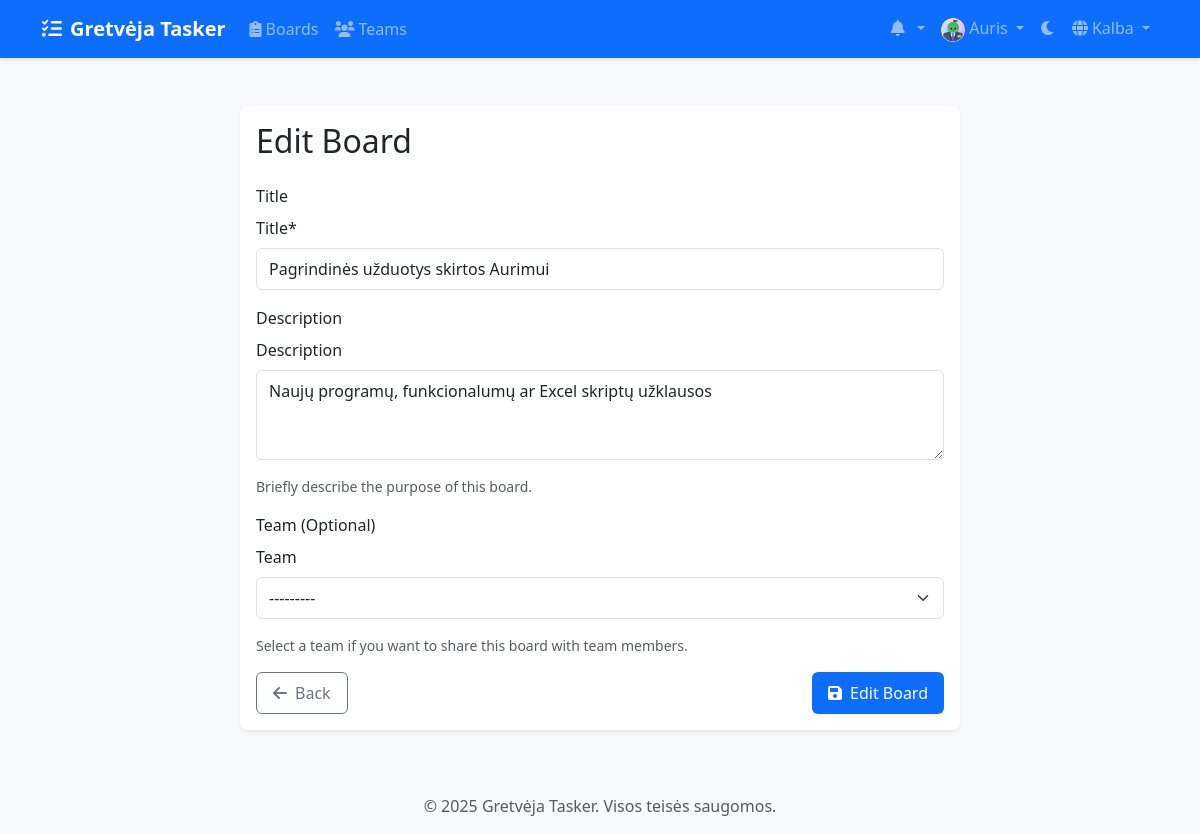
Page /lt/boards/2/edit/ (signed in) on the earlier database version.
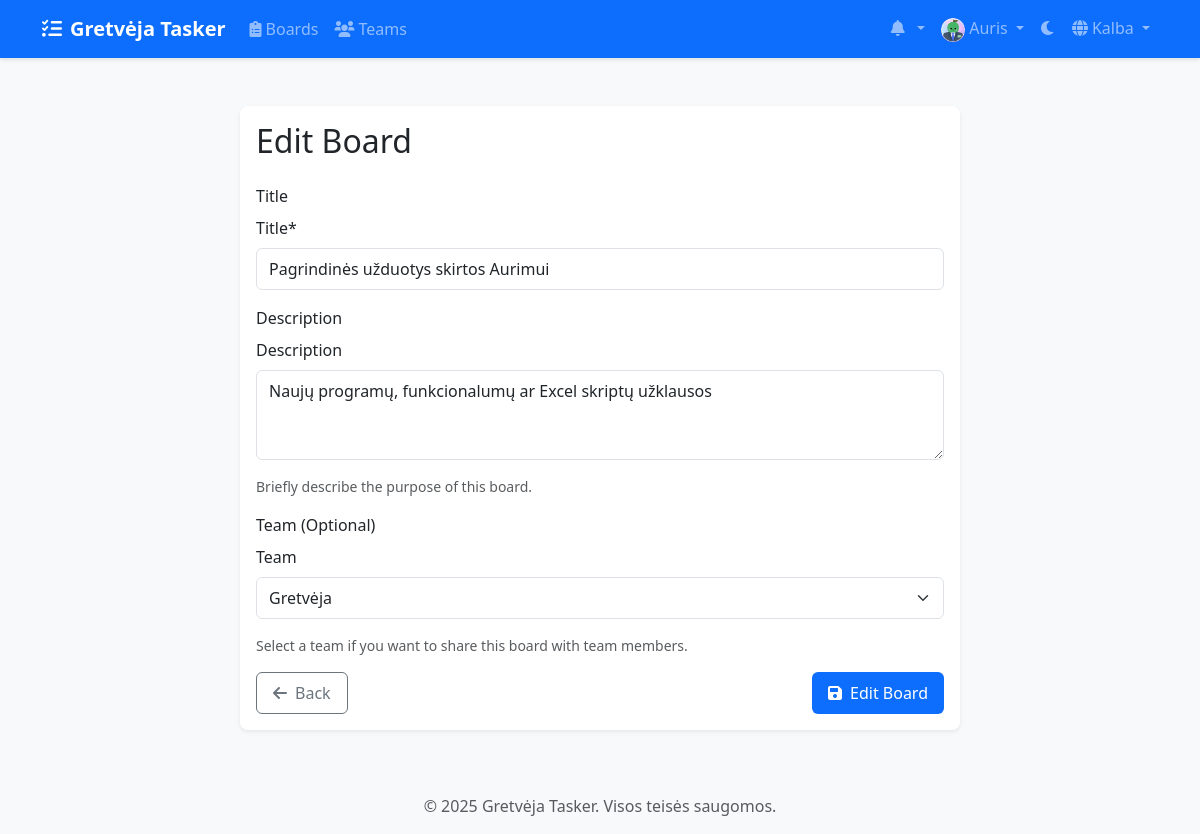
Same page on the later database version.
### boards/models.py (models this page shows, shortened)
class Board(models.Model):
    title = models.CharField(max_length=200)
    description = models.TextField(blank=True)
    created_at = models.DateTimeField(auto_now_add=True)
    updated_at = models.DateTimeField(auto_now=True)
    owner = models.ForeignKey(
        settings.AUTH_USER_MODEL,
        on_delete=models.CASCADE,
        related_name='owned_boards'
    )
    team = models.ForeignKey(
        Team,
        on_delete=models.CASCADE,
        related_name='boards',
        null=True,
        blank=True
    )

### boards/views.py (the view)
# urls.py: path('<int:board_id>/edit/', views.board_edit, name='board_edit'),
@login_required
def board_edit(request, board_id):
    board = get_object_or_404(Board, id=board_id)
    if board.owner != request.user:
        messages.error(request, "You don't have permission to edit this board.")
        return redirect('board_detail', board_id=board.id)
    if request.method == 'POST':
        form = BoardForm(request.POST, instance=board)
        if form.is_valid():
            form.save()
            messages.success(request, 'Board updated successfully.')
            return redirect('board_detail', board_id=board.id)
    else:
        form = BoardForm(instance=board)
    return render(request, 'boards/board_form.html', {
        'form': form,
        'title': 'Edit Board'
    })

### boards/forms.py
class BoardForm(forms.ModelForm):
    class Meta:
        model = Board
        fields = ['title', 'description', 'team']
        widgets = {
            'description': forms.Textarea(attrs={'rows': 3}),
        }

### teams/models.py (called while the page is built)
    def __str__(self):
        return self.name

### templates/boards/board_form.html (shortened to what this page needs)
{% extends 'base.html' %}
{% load static %}
{% load crispy_forms_tags %}
{% block content %}
<div class="container py-4">
    <div class="row justify-content-center">
        <div class="col-md-8">
            <div class="card border-0 shadow-sm">
                <div class="card-body">
                    <h2 class="card-title mb-4">{{ title }}</h2>
                    <form method="post">
                        <div class="mb-3">
                            <label class="form-label">Title</label>
                            {{ form.title|as_crispy_field }}
                        </div>
                        <div class="mb-3">
                            <label class="form-label">Description</label>
                            {{ form.description|as_crispy_field }}
                            <div class="form-text text-muted">
                                Briefly describe the purpose of this board.
                            </div>
                        </div>
                        <div class="mb-3">
                            <label class="form-label">Team (Optional)</label>
                            {{ form.team|as_crispy_field }}
                            <div class="form-text text-muted">
                                Select a team if you want to share this board with team members.
                            </div>
                        </div>
                        <div class="d-flex justify-content-between">
                            <a href="{% url 'board_list' %}" class="btn btn-outline-secondary">
                                <i class="fas fa-arrow-left me-2"></i>Back
                            </a>
                            <button type="submit" class="btn btn-primary">
                                <i class="fas fa-save me-2"></i>{{ title }}
                            </button>
                        </div>
                    </form>
                </div>
            </div>
        </div>
    </div>
</div>
{% endblock %}

Differences in the rows shown:
changed Board "Pagrindinės užduotys skirtos Aurimui": team "---------" → "Gretvėja"
